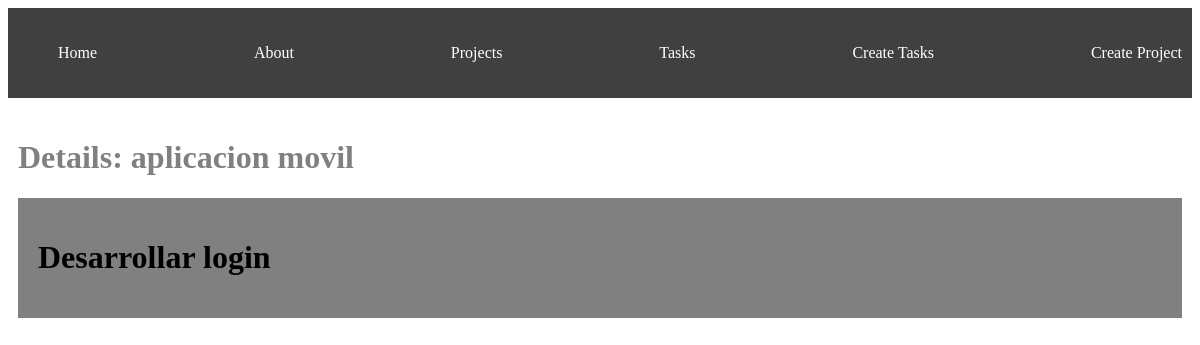
Before: /projects/1 with the older database file.
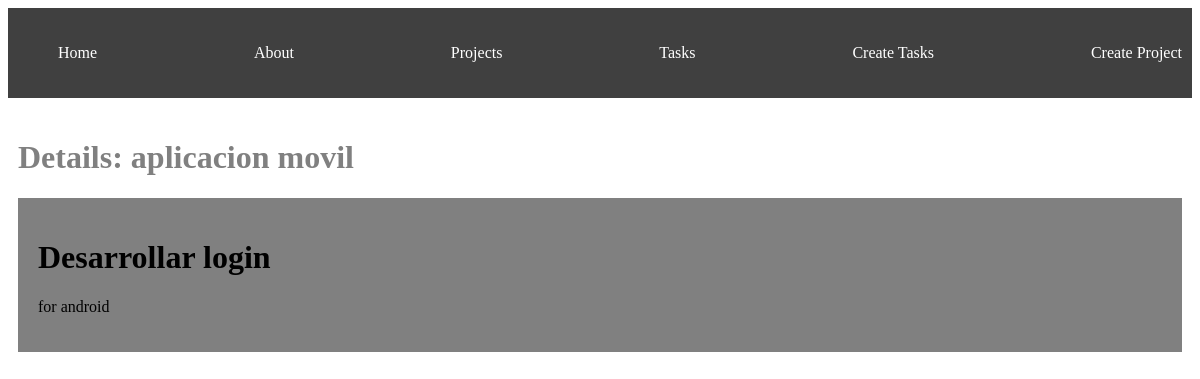
After: the same page with the newer database file.
### myapp/models.py (models this page shows, shortened)
class Task (models.Model):
    title = models.CharField(max_length=200)
    description = models.TextField()
    project = models.ForeignKey(Project, on_delete=models.CASCADE)
    done = models.BooleanField(default=False)

### myapp/views.py (the view)
# urls.py: path('projects/<int:id>', views.project_detail, name="project_detail"),
def project_detail(request, id):
    project = get_object_or_404(Project, id=id)
    tasks = Task.objects.filter(project_id=id)
    return render(request, 'detail.html',{
        'project': project,
        'tasks': tasks,
    })

### myapp/models.py (called while the page is built)
    def __str__(self):
        return self.name

### myapp/templates/detail.html (shortened to what this page needs)
<!DOCTYPE html>
<html lang="en">
<head>
</head>
<body>
    {% extends 'base.html' %}
    {% block content %}
    <h1>Details: {{project}}</h1>
    {% for task in tasks %}
    <div class="card">
        <h1>{{task.title}}</h1>
        <p>{{task.description}}</p>
    </div>
    {% endfor%}
    {% endblock%}

Changed rows visible on the page:
changed Task "Desarrollar login": description (not shown) → "for android"
